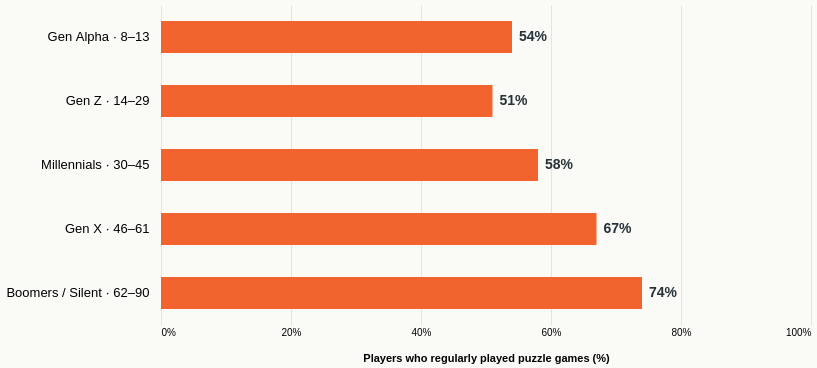

The Vega-Lite source for this figure:
### Vega-Lite specification from a JSON file in a GitHub repository (floating-point values rounded to 4 significant figures)
{"$schema": "https://vega.github.io/schema/vega-lite/v5.json", "width": 650, "height": 320, "background": "#FAFAF7", "data": {"values": [{"generation": "Gen Alpha · 8–13", "percent": 54}, {"generation": "Gen Z · 14–29", "percent": 51}, {"generation": "Millennials · 30–45", "percent": 58}, {"generation": "Gen X · 46–61", "percent": 67}, {"generation": "Boomers / Silent · 62–90", "percent": 74}]}, "encoding": {"y": {"field": "generation", "type": "ordinal", "sort": ["Gen Alpha · 8–13", "Gen Z · 14–29", "Millennials · 30–45", "Gen X · 46–61", "Boomers / Silent · 62–90"], "title": null, "axis": {"labelFontSize": 13, "labelLimit": 240, "labelPadding": 12, "domain": false, "ticks": false}}, "x": {"field": "percent", "type": "quantitative", "scale": {"domain": [0, 100]}, "axis": {"title": "Players who regularly played puzzle games (%)", "values": [0, 20, 40, 60, 80, 100], "labelExpr": "datum.value + '%'", "titlePadding": 15, "domain": false, "gridColor": "#E4E5E0", "tickSize": 0}}, "tooltip": [{"field": "generation", "type": "ordinal", "title": "Generation and age"}, {"field": "percent", "type": "quantitative", "title": "Puzzle participation (%)"}]}, "layer": [{"mark": {"type": "bar", "size": 32, "color": "#F1642E"}}, {"transform": [{"calculate": "datum.percent + '%'", "as": "label"}], "mark": {"type": "text", "align": "left", "baseline": "middle", "dx": 7, "fontSize": 14, "fontWeight": "bold", "color": "#263238"}, "encoding": {"text": {"field": "label"}}}], "config": {"font": "Arial", "view": {"stroke": null}}}
